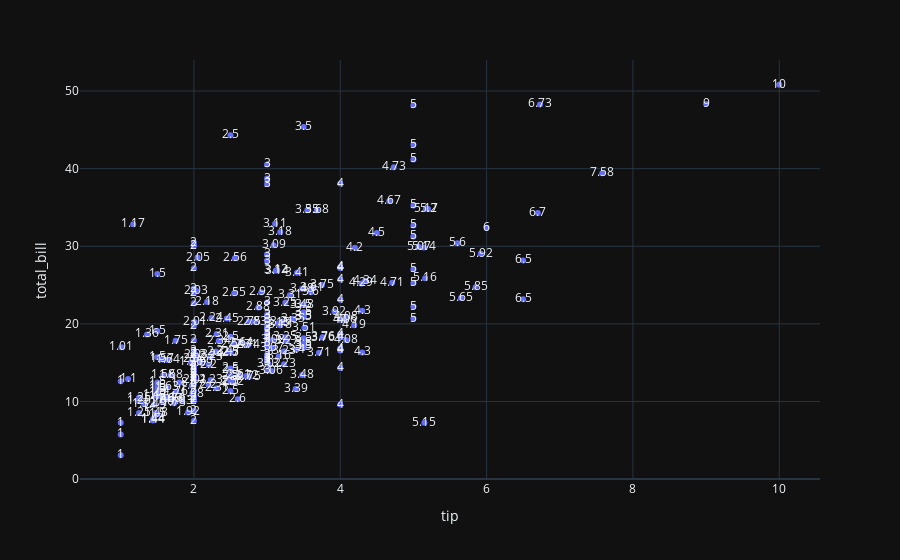

Write notebook code for a chart like this one.
### Code cell
df = px.data.tips()
fig = px.scatter(df, y="total_bill", x="tip",template='plotly_dark',text='tip')
fig.show()

### Figure 1 — Plotly figure (JSON) as saved in the notebook; plotly's stock layout.template omitted (floating-point values rounded to 4 significant figures; data arrays with more than 128 entries replaced by an {"elided": "..."} marker saying what was removed)
{"data": [{"hovertemplate": "tip=%{text}<br>total_bill=%{y}<extra></extra>", "legendgroup": "", "marker": {"color": "#636efa", "symbol": "circle"}, "mode": "markers+text", "name": "", "orientation": "v", "showlegend": false, "text": {"elided": "244 float values"}, "type": "scatter", "x": {"elided": "244 float values"}, "xaxis": "x", "y": {"elided": "244 float values"}, "yaxis": "y"}], "layout": {"legend": {"tracegroupgap": 0}, "margin": {"t": 60}, "xaxis": {"anchor": "y", "domain": [0, 1], "title": {"text": "tip"}}, "yaxis": {"anchor": "x", "domain": [0, 1], "title": {"text": "total_bill"}}}}
